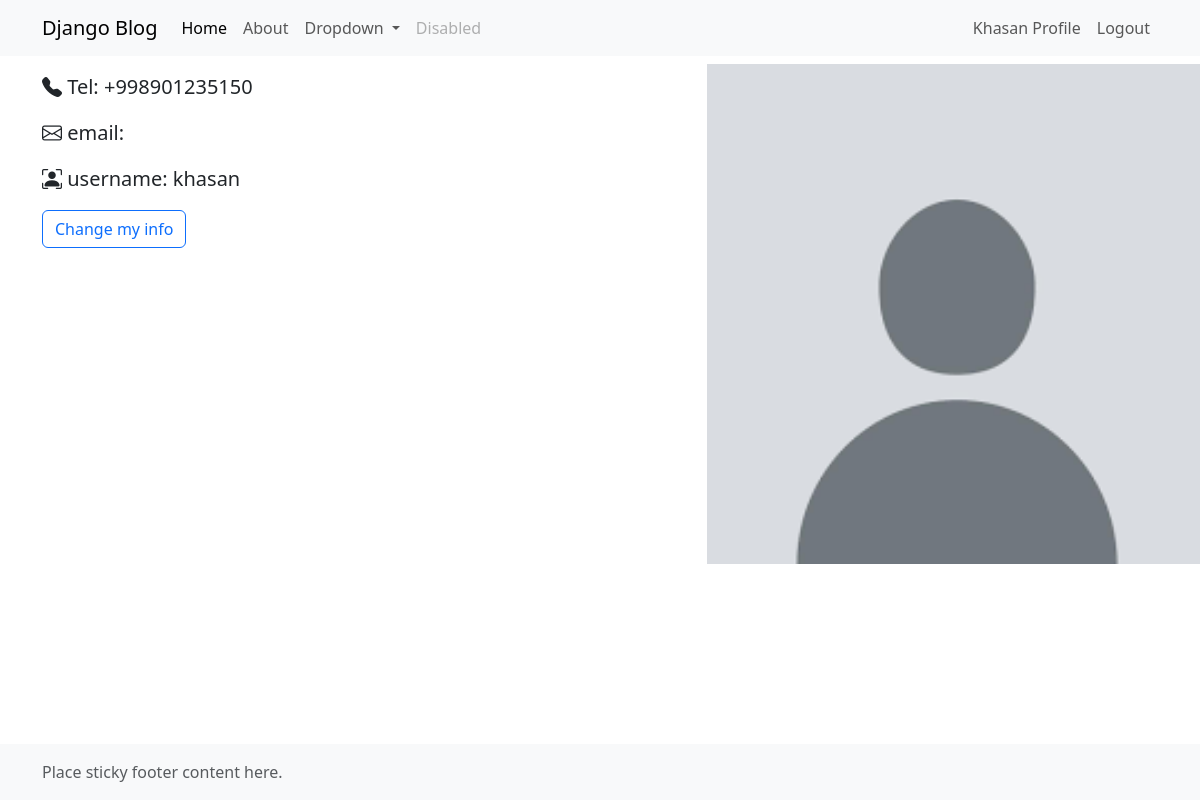
The app's page /profile/ (signed in), older data.
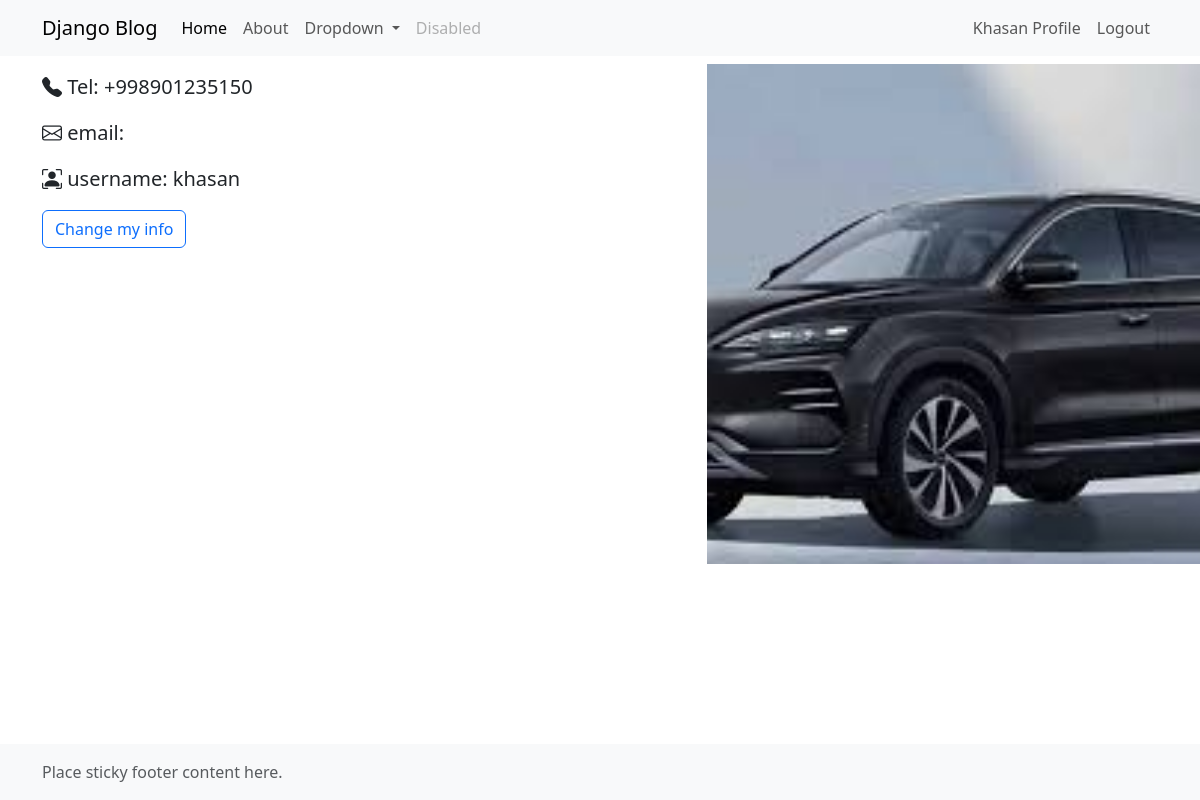
The same page, newer data.
### blog/models/user.py (models this page shows, shortened)
class CustomUser(AbstractUser):
    phone = models.CharField(unique=True)
    USERNAME_FIELD = 'phone'
    REQUIRED_FIELDS = ['username']

class Profile(models.Model):
    user = models.OneToOneField(AUTH_USER_MODEL, on_delete=models.CASCADE)
    image = models.ImageField(upload_to='profile_img/', blank=True, null=True)

### blog/views.py (the view)
# urls.py: path('profile/', blog_views.profile, name='profile'),
def profile(request):
    user = get_object_or_404(CustomUser, id=request.user.id)
    profile = Profile.objects.filter(user__id=user.id).first()
    context = {
        "user": user,
        "profile": profile
    }
    return render(request, 'user/profile.html', context=context)

### templates/user/profile.html (shortened to what this page needs)
{% extends 'blog/base.html' %}
{% load static %}
{% load crispy_forms_tags %}
{% block content %}
    <div class="row featurette my-2">
        <div class="col-md-7">
            <p class="lead"><i class="bi bi-telephone-fill"></i> Tel: {{ user.phone }}</p>
            <p class="lead"><i class="bi bi-envelope"></i> email: {{ user.email }}</p>
            <p class="lead"><i class="bi bi-person-bounding-box"></i> username: {{ user.username }}</p>
            <a href="{% url 'change_profile' %}" class="btn btn-outline-primary">Change my info</a>
        </div>
        <div class="col-md-5">
            {% if profile.image %}
                <img style="width: 500px; height: 500px; object-fit: cover;" src="{{ profile.image.url }}" alt="Rasm">
            {% else %}
                <img style="width: 500px; height: 500px; object-fit: cover;" src="{% static 'img/default.png' %}"
                     alt="Rasm">
            {% endif %}
        </div>
    </div>
{% endblock %}

### templates/blog/base.html (shortened to what this page needs)
{% load static %}
{% load crispy_forms_tags %}
<!doctype html>
<html lang="en" class="h-100" data-bs-theme="light">
<head>
    <link rel="stylesheet" href="{% static 'blog/main.css' %}">
    <link href="https://cdn.jsdelivr.net/npm/bootstrap@5.3.6/dist/css/bootstrap.min.css" rel="stylesheet"
>
    <link rel="stylesheet" href="https://cdn.jsdelivr.net/npm/bootstrap-icons@1.13.1/font/bootstrap-icons.min.css">
</head>
<body class="d-flex flex-column h-100">
<nav class="navbar navbar-expand-lg bg-body-tertiary">
    <div class="container">
        <a class="navbar-brand" href="#">Django Blog</a>
        <div class="collapse navbar-collapse" id="navbarSupportedContent">
            {% if user.is_authenticated %}
                <ul class="navbar-nav me-auto mb-2 mb-lg-0">
                    <li class="nav-item">
                        <a class="nav-link active" aria-current="page" href="{% url 'home' %}">Home</a>
                    </li>
                    <li class="nav-item">
                        <a class="nav-link" href="{% url 'about' %}">About</a>
                    </li>
                    <li class="nav-item dropdown">
                        <a class="nav-link dropdown-toggle" href="#" role="button" data-bs-toggle="dropdown"
                           aria-expanded="false">
                            Dropdown
                        </a>
                    </li>
                    <li class="nav-item">
                        <a class="nav-link disabled" aria-disabled="true">Disabled</a>
                    </li>
                </ul>
                <ul class="navbar-nav me-right mb-2 mb-lg-0">
                    <li class="nav-item">
                        <a class="nav-link" href="{% url 'profile' %}">{{ user.username|capfirst }} Profile</a>
                    </li>
                    <li class="nav-item">
                        <a class="nav-link" href="{% url 'site_logout' %}">Logout</a>
                    </li>
                </ul>
            {% endif %}
        </div>
    </div>
</nav>
<div class="container">
    {% block content %}
    {% endblock %}
</div>
{% include 'blog/footer.html' %}
</body>
</html>

### templates/blog/footer.html
<footer class="footer mt-auto py-3 bg-body-tertiary">
    <div class="container"><span class="text-body-secondary">Place sticky footer content here.</span></div>
</footer>

Row changes from the older to the newer data that the page shows:
added Profile: image (picture)
